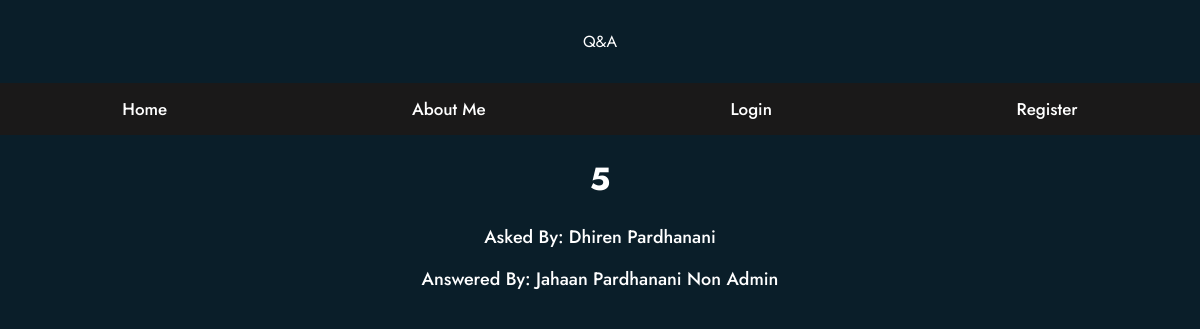
Screenshot of /question/120 with the database file from the repository.
### tables this page shows
CREATE TABLE questions(
    id integer primary key autoincrement,
    question_text text not null,
    answer_text text,
    asked_by_id integer not null,
    expert_id integer not null
);

CREATE TABLE users(
    id integer primary key autoincrement,
    name_text text not null,
    password_text text not null,
    expert_boolean boolean not null,
    admin_boolean boolean not null
);

### app.py (the view)
@app.route("/question/<question_id>")
def question(question_id):
    user = get_current_user()
    db = get_db()
    print("question", question_id)
    question_cur = db.execute("""
                                select
                                questions.question_text,
                                questions.answer_text,
                                askers.name_text as asker_name,
                                experts.name_text as expert_name
                                from questions
                                join users as askers on askers.id = questions.asked_by_id
                                join users as experts on experts.id = questions.expert_id
                                where questions.id = ?
                                """, [question_id])
    question = question_cur.fetchone()
    print(question)
    return render_template("question.html", user=user, question=question)

### app.py (called while the page is built)
def get_current_user():
    user_result = None
    if "user" in session:
        user = session["user"]
        db = get_db()
        user_cur = db.execute(
            "select id, name_text, password_text, expert_boolean, admin_boolean from users where name_text = ?", [user])
        user_result = user_cur.fetchone()
    return user_result

### database.py (called while the page is built)
def connect_db():
    sql = sqlite3.connect(
        "/Users/jahaan/OneDrive/Programming/webapp/Forum/questions.db")
    print("True")
    sql.row_factory = sqlite3.Row
    return sql

def get_db():
    if not hasattr(g, "sqlite_db"):
        g.sqlite_db = connect_db()
    return g.sqlite_db

### templates/question.html (shortened to what this page needs)
{% extends "base.html" %}
{% from "show_links.html" import show_links %}
  {% block body %}
  <body>
    <div class="header">Q&A</div>
    {{ show_links(user) }}
        <h1>{{ question['question_text'] }}</h1>
        <p><a>Asked By: {{ question['asker_name'] }}</a></p>
        <p><a>Answered By: {{ question['expert_name'] }}</a></p>
  </body>
</html>{% endblock %}

### static/style.css (style rules this page uses)
.header { box-shadow: 5px solid #1a1919; padding: 30px; text-align: center; }
body { background-color: #0a1e29; padding: 0; margin: 0; color: #fff; text-align: center; font-family: 'Jost', sans-serif; }
a { z-index: 1; color: white; text-decoration: none; font-family: 'Jost', sans-serif; font-weight: 500; font-size: 18px; padding: 10px 5px; }
a:before { position: absolute; content: ""; height: 33.33%; width: 0; background-color: #0d7cff; bottom: 66.66%; left: 0; transition: all 0.5s; }

### rows the page displays
questions: question_text "5"
users: asker_name "Dhiren Pardhanani"
users: expert_name "Jahaan Pardhanani Non Admin"
